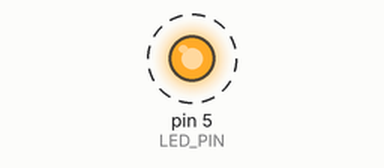
Recording of a sketch running on a simulated Arduino Uno, built with avr-gcc and run on an emulated ATmega328P. Shown: output pins drawn as LEDs (lit = HIGH). Dashed ring = blinking.

Above: at 0.15 s.
Timing chart, 0 to 3.0 s (numbered marks = the images above):
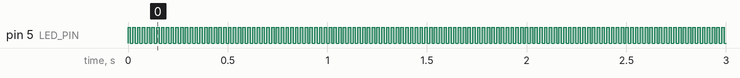

The sketch:

Day1Exercise3.ino
```cpp
#include <Arduino.h>

int LED_PIN = 5;
int delayTime = 12;

void setup() {
    pinMode(LED_PIN, OUTPUT);
}

void loop() {
    digitalWrite(LED_PIN, HIGH);
    delay(delayTime);
    digitalWrite(LED_PIN, LOW);
    delay(delayTime);
}
```

Measured:
- by itself, pin 5 (LED_PIN): alternates HIGH for 0.01 s and LOW for 0.01 s
